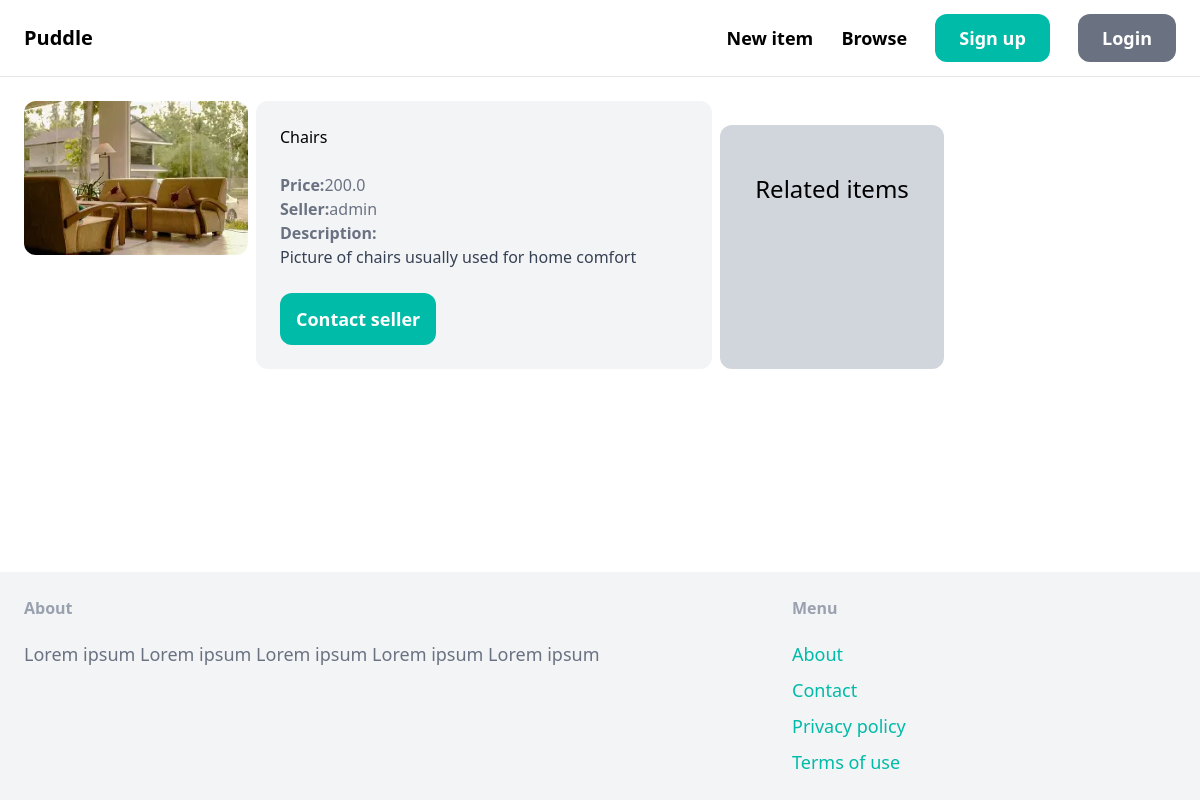
The app's page /item/2 with its own data.
### item/models.py (models this page shows, shortened)
class Item(models.Model):
    category = models.ForeignKey(Category,related_name='items',on_delete=models.CASCADE)
    name = models.CharField(max_length=255)
    description = models.TextField(blank=True,null=True)
    price = models.FloatField()
    image = models.ImageField(upload_to='item_images',blank=True,null=True)
    is_sold = models.BooleanField(default=False)
    created_by = models.ForeignKey(User,related_name='items',on_delete=models.CASCADE)
    created_at = models.DateTimeField(auto_now_add=True)

### item/views.py (the view)
# urls.py: path('<int:primary_key>',detail,name='detail')
def detail(req,primary_key):
    item = get_object_or_404(Item,pk=primary_key)
    related_items = Item.objects.filter(category=item.category,is_sold=False).exclude(pk=primary_key)[0:3]
    return render(req,'item/detail.html',({
        'item':item,
        'related_items':related_items
    }))

### item/templates/item/detail.html (shortened to what this page needs)
{% extends "core/base.html" %}
{% block content%}
    <div class="grid grid-cols-5 gap-2">
        <div class='col-span-1'>
            <img src="{{ item.image.url }}" class='rounded-xl'/>
        </div>
        <div class='col-span-2 p-6 bg-gray-100 rounded-xl'>
            <h1 class='mb-6 text-3x'>{{item.name}}</h1>
            <p class='text-gray-500'><strong>Price:</strong>{{item.price}}</p>
            <p class='text-gray-500'><strong>Seller:</strong>{{item.created_by.username}}</p>
            {% if item.description %}
                <p class='text-gray-700'>
                    <strong class='text-gray-500'>Description:</strong> <br>
                    {{item.description}}
                </p>
            {% endif %}
            <a href='#' class='inline-block mt-6 px-4 py-3 text-lg font-semibold bg-teal-500 hover:bg-teal-700 text-white rounded-xl'>Contact seller</a>
        </div>
        <div class="mt-6 px-6 py-12 bg-gray-300 rounded-xl">
            <h2 class="mb-12 text-2xl text-center">Related items</h2>
        </div>
    </div>
{% endblock %}

### records on screen
Item: image (picture), name "Chairs", price "200.0", created_by.username "admin", description "Picture of chairs usually used for home comfort"
